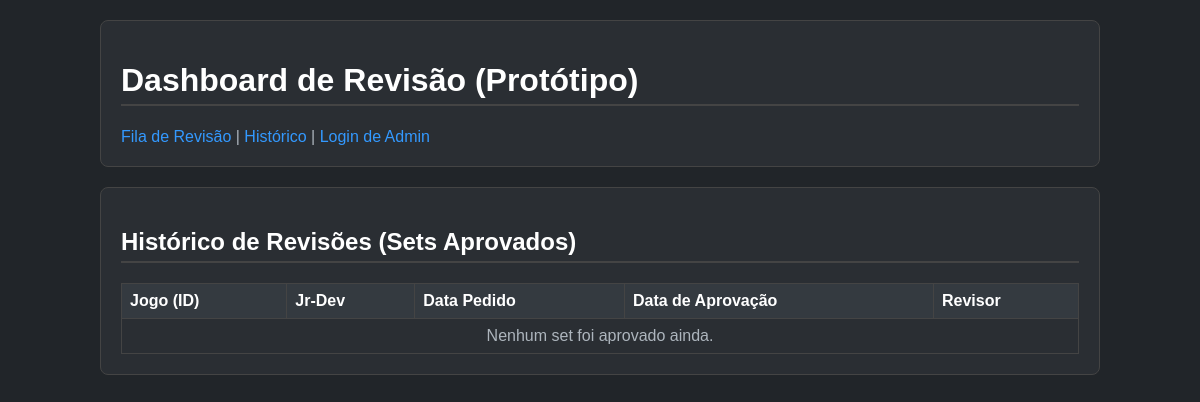
Before: /history with the older database file.
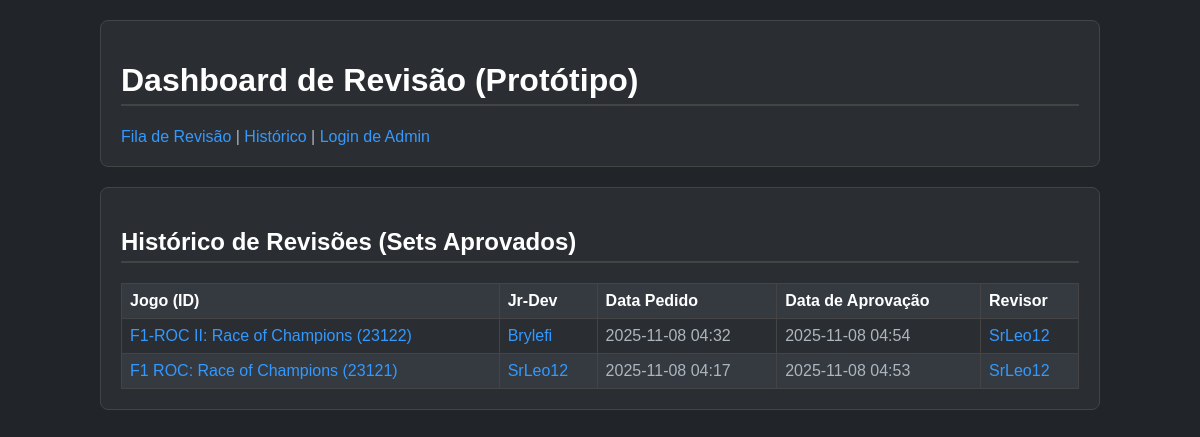
After: the same page with the newer database file.
### tables this page shows
CREATE TABLE review_queue (
    id INTEGER PRIMARY KEY AUTOINCREMENT,
    game_id INTEGER NOT NULL,
    game_name TEXT NOT NULL,
    developer_username TEXT NOT NULL,
    
    date_requested TIMESTAMP NOT NULL,
    
    date_last_updated TIMESTAMP NOT NULL,
    
    date_approved TIMESTAMP, 
    status TEXT NOT NULL DEFAULT 'Pending',
    reviewer_username TEXT
);

### app.py (the view)
@app.route('/history')
def history():
    db = get_db()
    queue_items = db.execute(
        "SELECT * FROM review_queue WHERE status = 'Approved' ORDER BY date_requested DESC"
    ).fetchall()
    return render_template('history.html', queue=queue_items)

### app.py (called while the page is built)
def get_db():
    db = getattr(g, '_database', None)
    if db is None:
        db = g._database = sqlite3.connect(DATABASE)
        db.row_factory = sqlite3.Row
    return db

@app.teardown_appcontext
def close_connection(exception):
    db = getattr(g, '_database', None)
    if db is not None:
        db.close()

### templates/history.html (shortened to what this page needs)
{% extends "layout.html" %}
{% block content %}
    <h2>Histórico de Revisões (Sets Aprovados)</h2>
    <table>
        <thead>
            <tr>
                <th>Jogo (ID)</th>
                <th>Jr-Dev</th>
                <th>Data Pedido</th>
                <th>Data de Aprovação</th> <th>Revisor</th>
            </tr>
        </thead>
        <tbody>
            {% if not queue %}
                <tr>
                    <td colspan="5" style="text-align: center;">Nenhum set foi aprovado ainda.</td>
                </tr>
            {% else %}
                {% for item in queue %}
                    <tr>
                        <td>
                            <a href="https://retroachievements.org/game/{{ item['game_id'] }}" target="_blank">
                                {{ item['game_name'] }} ({{ item['game_id'] }})
                            </a>
                        </td>
                        <td><a href="https://retroachievements.org/user/{{ item['developer_username'] }}" target="_blank">{{ item['developer_username'] }}</a></td>
                        <td>{{ item['date_requested'] }}</td>
                        <td>{{ item['date_approved'] or 'N/A' }}</td>
                        <td>
                            {% if item['reviewer_username'] %}
                                <a href="https://retroachievements.org/user/{{ item['reviewer_username'] }}" target="_blank">{{ item['reviewer_username'] }}</a>
                            {% else %}
                                --
                            {% endif %}
                        </td>
                    </tr>
                {% endfor %}
            {% endif %}
        </tbody>
    </table>
{% endblock %}

### templates/layout.html (shortened to what this page needs)
<!DOCTYPE html>
<html lang="en">
<head>
    <link rel="stylesheet" href="{{ url_for('static', filename='style.css') }}">
</head>
<body>
    <div class="container">
        <div class="content-box">
            <h1>Dashboard de Revisão (Protótipo)</h1>
            <nav>
                <a href="/">Fila de Revisão</a> |
                <a href="/history">Histórico</a>
                {% if session['username'] %}
                     <span>| <a href="/admin">Painel de Admin</a>| Logado como: {{ session['username'] }} (<a href="/logout">Logout</a>)</span>
                {% else %}
                    | <a href="/login">Login de Admin</a>
                {% endif %}
            </nav>
        </div>
        <div class="content-box">
            <main>
                {% block content %}{% endblock %}
            </main>
        </div>
    </div> </body>
</html>

### static/style.css (style rules this page uses)
body { font-family: Arial, sans-serif; background-color: #212529; color: #adb5bd; margin: 0; padding: 20px; }
h1, h2, h3 { color: #ffffff; border-bottom: 2px solid #444; padding-bottom: 5px; }
a { color: #3399ff; text-decoration: none; }
.container { max-width: 1000px; margin: 0 auto; }
.content-box { background-color: #2a2e33; border: 1px solid #444; border-radius: 8px; padding: 20px; margin-bottom: 20px; }
table { border-collapse: collapse; width: 100%; margin-top: 20px; }
th, td { border: 1px solid #444; padding: 8px; text-align: left; }
th { background-color: #343a40; color: #fff; }
tbody tr:nth-child(even) { background-color: #343a40; }

Changed rows visible on the page:
added review_queue: game_name "F1-ROC II: Race of Champions", game_id "23122", developer_username "Brylefi", date_requested "2025-11-08 04:32", date_approved "2025-11-08 04:54", reviewer_username "SrLeo12"
added review_queue: game_name "F1 ROC: Race of Champions", game_id "23121", developer_username "SrLeo12", date_requested "2025-11-08 04:17", date_approved "2025-11-08 04:53", reviewer_username "SrLeo12"
Other visible differences:
text no longer shown: "Nenhum set foi aprovado ainda."
